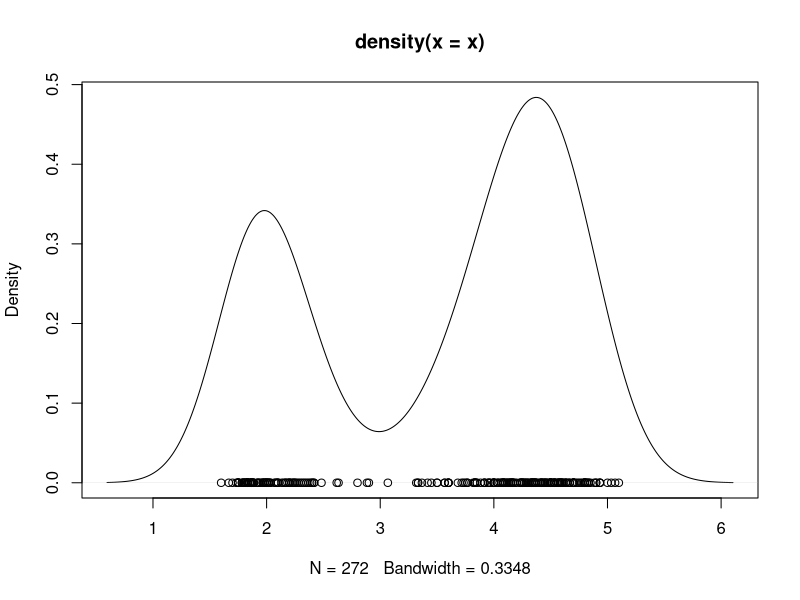

Recreate this plot in R. (Note: a time limit stopped this script after it produced the figure.)
x = faithful$eruptions
n = length(x)
plot(density(x))
points(x, rep(0, n))

aa = rep(1, 2)
eta = mean(x)
tau = sqrt(var(x))
dd = 2
qq = var(x) / 2

w = 1 / 2
mu = rnorm(2, mean(x), sd(x))
sigma = rep(sd(x) / 2, 2)
cc = sample(1:2, n, replace = T, prob = c(1 / 2, 1 / 2))

rrr = 12000
burn = 2000

cc.out = array(0, dim = c(rrr, n))
w.out = rep(0, rrr)
mu.out = array(0, dim = c(rrr, 2))
sigma.out = array(0, dim = c(rrr, 2))
logpost = rep(0, rrr)

for (s in 1:rrr) {
  for (i in 1:n) {
    v = rep(0, 2)
    v[1] = log(w) + dnorm(x[i], mu[1], sigma[1], log = TRUE)
    v[2] = log(1 - w) + dnorm(x[i], mu[2], sigma[2], log = TRUE)
    v = exp(v - max(v)) / sum(exp(v - max(v)))
    cc[i] = sample(1:2, 1, replace = TRUE, prob = v)
  }

  w = rbeta(1, aa[1] + sum(cc == 1), aa[2] + sum(cc == 2))

  for (k in 1:2) {
    nk = sum(cc == k)
    xsumk = sum(x[cc == k])
    tau2.hat = 1 / (nk / sigma[k]^2 + 1 / tau^2)
    mu.hat = tau2.hat * (xsumk / sigma[k]^2 + eta / tau^2)
    mu[k] = rnorm(1, mu.hat, sqrt(tau2.hat))
    dd.star = dd + nk / 2
    qq.star = qq + sum((x[cc == k] - mu[k])^2) / 2
    sigma[k] = sqrt(1 / rgamma(1, dd.star, qq.star))
  }

  cc.out[s, ] = cc
  w.out[s] = w
  mu.out[s, ] = mu
  sigma.out[s, ] = sigma
  logpost[s] = 0
  for (i in 1:n) {
    if (cc[i] == 1) {
      logpost[s] = logpost[s] + log(w) + dnorm(x[i], mu[1], sigma[1], log = TRUE)
    } else {
      logpost[s] = logpost[s] + log(1 - w) + dnorm(x[i], mu[2], sigma[2], log = TRUE)
    }
  }
  logpost[s] = logpost[s] + dbeta(w, aa[1], aa[2], log = TRUE)
  for (k in 1:2) {
    logpost[s] = logpost[s] + dnorm(mu[k], eta, tau, log = T) + dgamma(1 / sigma[k]^2, dd, qq) / sigma[k]^4
  }
  if (s / 500 == floor(s / 500)) {
    print(paste("s =", s))
  }
}

xx = seq(0, 7, length = 150)
density.mcmc = array(0, dim = c(rrr - burn, length(xx)))
for (s in 1:(rrr - burn)) {
  density.mcmc[s, ] = density.mcmc[s, ] + w.out[s + burn] * dnorm(xx, mu.out[s + burn, 1], sigma.out[s + burn, 1]) +
                      (1 - w.out[s + burn]) * dnorm(xx, mu.out[s + burn, 2], sigma.out[s + burn, 2])
}
density.mcmc.m = apply(density.mcmc, 2, mean)

density.mcmc.lq = apply(density.mcmc, 2, quantile, 0.025)
density.mcmc.uq = apply(density.mcmc, 2, quantile, 0.975)
plot(xx, density.mcmc.m, type = "n", ylim = c(0, max(density.mcmc.uq)), xlab = "Eruptions", ylab = "Density")
polygon(c(xx, rev(xx)), c(density.mcmc.lq, rev(density.mcmc.uq)), col = "grey", border = "grey")
lines(xx, density.mcmc.m, col = "black", lwd = 2)
points(x, rep(0, n))
